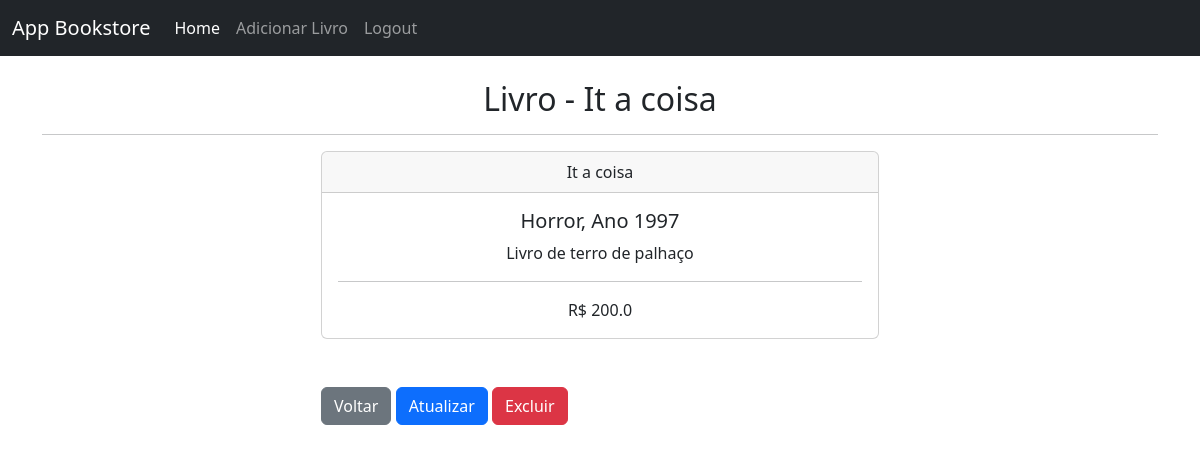
/book/3 (signed in), run on the app's committed database.
### Bookstore/models.py (models this page shows, shortened)
class Book(models.Model):
    created_at = models.DateTimeField(auto_now_add=True)
    title = models.CharField(max_length=50)
    description = models.CharField(max_length=200)
    year = models.IntegerField()
    genre = models.CharField(max_length=30)
    value = models.FloatField()

### Bookstore/views.py (the view)
# urls.py: path("book/<int:id>", book_detail, name="book"),
def book_detail(request, id):
    if request.user.is_authenticated:
        book = Book.objects.get(id=id)
        return render(request, "book.html", {"book": book})
    else:
        messages.error(request, "Por favor, efetue o login!")
        return redirect("home")

### Bookstore/templates/book.html
{% extends 'base.html' %}
{% block content %}
    <h2 class="text-center">Livro - {{book.title}}</h2>
    <hr>
    <div class="col-md-6 offset-md-3">
        <div class="card">
            <div class="card-header text-center">
                {{book.title}}
            </div>
            <div class="card-body text-center">
                <h5 class="text-center">{{book.genre}}, Ano {{book.year}}</h5>
                <p>{{book.description}}</p>
                <hr>
                <span>R$ {{book.value}}</span>
            </div>
        </div>
        <br><br>
        <a href="{% url 'home' %}" class="btn btn-secondary">Voltar</a>
        <a href="{% url 'update_book' book.id %}" class="btn btn-primary">Atualizar</a>
        <a href="{% url 'delete_book' book.id %}" class="btn btn-danger">Excluir</a>
    </div>
{% endblock %}

### data on the page
Book: title "It a coisa", genre "Horror", year "1997", description "Livro de terro de palhaço", value "200.0"
